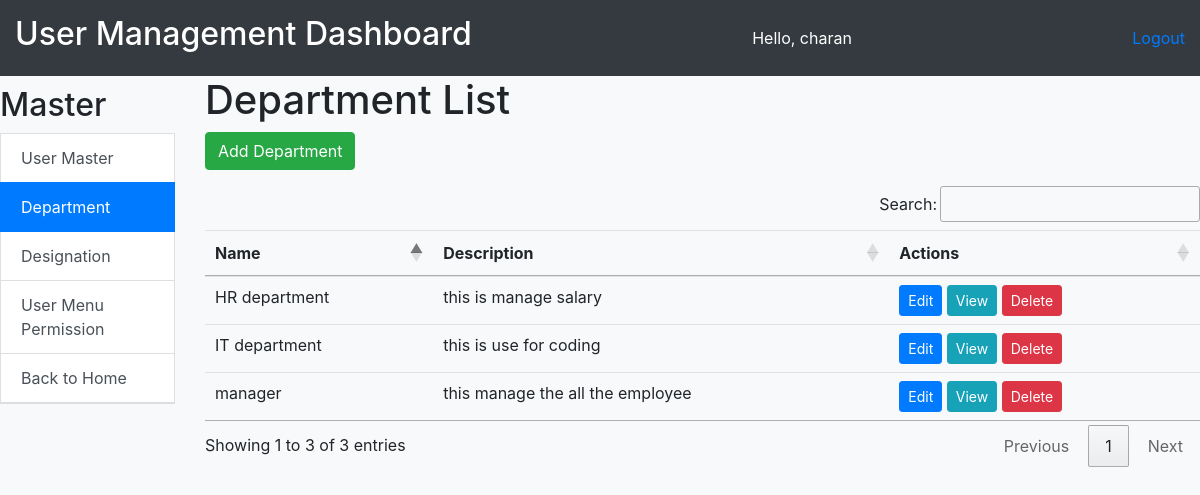
Page /emp_home/department/ (signed in) on the committed database.
### employee/models.py (models this page shows, shortened)
class Department(models.Model):
    STATUS_CHOICES = [
        (1, 'Active'),
        (0, 'Inactive'),
    ]
    name = models.TextField()
    description = models.TextField()
    status = models.IntegerField(choices=STATUS_CHOICES, default=1)
    date_added = models.DateTimeField(default=timezone.now)
    date_updated = models.DateTimeField(auto_now=True)

### employee/views.py (the view)
# urls.py: path('department/', department, name='department'),
@login_required
def department(request):
    is_staff_user = request.user.is_staff
    if is_staff_user:
        departments = Department.objects.all()
        return render(request, 'department.html', {'departments': departments})
    else:
        employee_detail = get_object_or_404(EmployeeDetail, user=request.user)
        department = employee_detail.empdept
        return render(request, 'view_department.html', {'department': department})

### employee/templates/department.html (shortened to what this page needs)
{% extends 'user_management.html' %}
{% block content %}
  <h1>Department List</h1>
  <a href="{% url 'add_department' %}" class="btn btn-success mb-3">Add Department</a>
  <table class="table" id='example'>
    <thead>
      <tr>
        <th scope="col">Name</th>
        <th scope="col">Description</th>
        <th scope="col">Actions</th>
      </tr>
    </thead>
    <tbody>
      {% for department in departments %}
        <tr>
          <td>{{ department.name }}</td>
          <td>{{ department.description }}</td>
          <td>
            <a href="{% url 'edit_department' department.id %}" class="btn btn-primary btn-sm">Edit</a>
            <a href="{% url 'view_department' department.id %}" class="btn btn-info btn-sm">View</a>
            <button type="button" class="btn btn-danger btn-sm" data-toggle="modal" data-target="#deleteDepartment{{ department.id }}">
              Delete
            </button>
          </td>
        </tr>
      {% endfor %}
    </tbody>
  </table>
{% endblock %}

### employee/templates/user_management.html (shortened to what this page needs)
<!DOCTYPE html>
<html lang="en">
<head>
    <link rel="stylesheet" href="https://cdn.jsdelivr.net/npm/bootstrap@4.6.2/dist/css/bootstrap.min.css">
    <link rel="stylesheet" type="text/css" href="https://cdn.datatables.net/1.13.7/css/jquery.dataTables.min.css">
    <link rel="stylesheet" type="text/css" href="https://cdn.datatables.net/buttons/2.4.2/css/buttons.dataTables.min.css">
</head>
<body>
<div class="">
    <div class="row">
        <div class="col-md-12">
            <div class="dashboard-header">
                <h2>User Management Dashboard</h2>
                <span>Hello, {{ user.first_name }}</span>
                <div>
                <a href="{% url 'logout' %}">Logout</a>
                </div>
            </div>
        </div>
    </div>
    <div class="row">
        <div class="col-sm-2 p-0">
            <div class="master-section">
                <h2>Master</h2>
                <a href="{% url 'user_master' %}" class="list-group-item list-group-item-action {% if request.resolver_match.url_name == 'user_master' %}active{% endif %}">User Master</a>
                <a href="{% url 'department' %}" class="list-group-item list-group-item-action {% if request.resolver_match.url_name == 'department' %}active{% endif %}">Department</a>
                <a href="{% url 'designations' %}" class="list-group-item list-group-item-action {% if request.resolver_match.url_name == 'designations' %}active{% endif %}">Designation</a>
                {% if user.is_staff %}
                <a href="{% url 'user_menu_permission' %}" class="list-group-item list-group-item-action {% if request.resolver_match.url_name == 'user_menu_permission' %}active{% endif %}">User Menu Permission</a>
                {% endif %}
                <a href="{% url 'emp_home' %}" class="list-group-item list-group-item-action {% if request.resolver_match.url_name == 'index' %}active{% endif %}">Back to Home</a>
            </div>
        </div>
        <div class="col-sm-10 main-content">
            {% block content %}{% endblock %}
        </div>
    </div>
</div>
</body>
</html>

### employee/templates/user_management.html (style rules this page uses)
body { background-color: #f8f9fa; margin: 0; }
.dashboard-header { background-color: #343a40; color: #ffffff; padding: 15px; text-align: right; display: flex; justify-content: space-between; align-items: center; width: 100%; margin: 0; }
.master-section { margin: 10px 15px; border-bottom: 1px solid #ddd; }

### rows in the picture
Department: name "IT department", description "this is use for coding"
Department: name "HR department", description "this is manage salary"
Department: name "manager", description "this manage the all the employee"

### other values in the picture
{{ user.first_name }} "charan"
